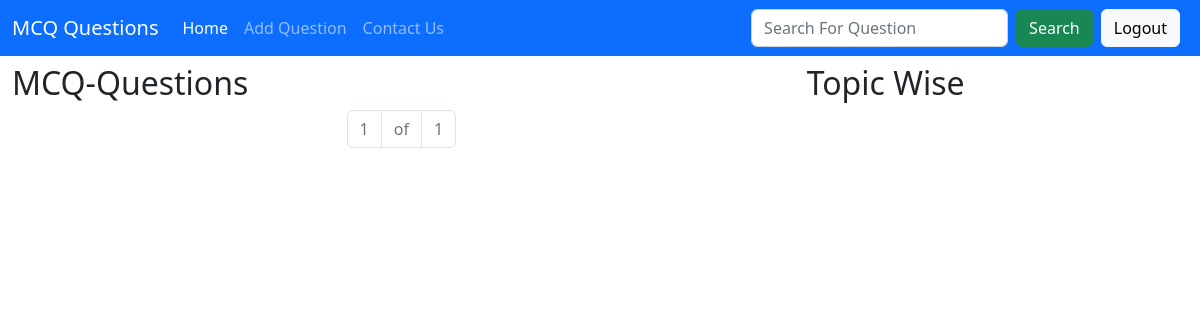
/home/ (signed in), run on an earlier commit of the app's database.
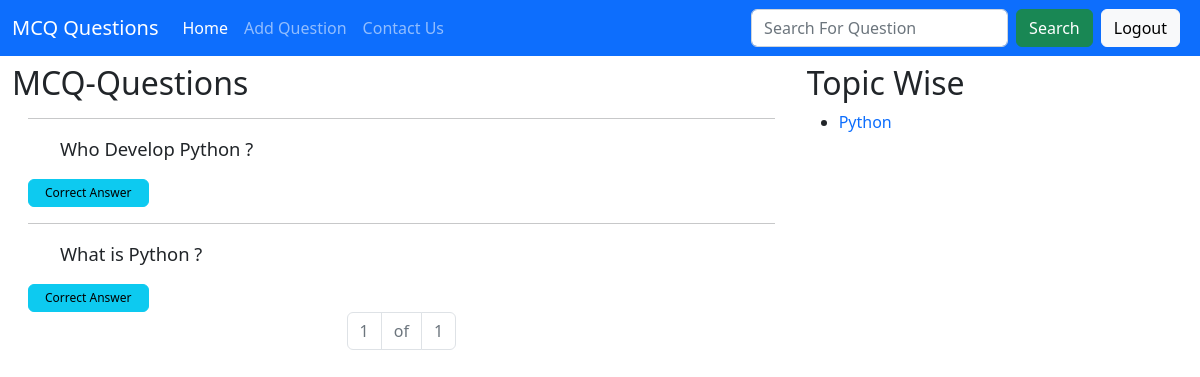
And on a later commit of the database.
### Application/models.py (models this page shows)
class McqQuestion(models.Model):
    user=models.ForeignKey(User,on_delete=models.CASCADE,related_name='user_question')
    topic=models.ForeignKey(Topic,on_delete=models.CASCADE,related_name='topic_question')
    question=models.TextField()
    def __str__(self):
        return self.question

class Topic(models.Model):
    user=models.ForeignKey(User,on_delete=models.CASCADE,related_name='user_mcq_topic',null=True)
    topic=models.CharField(max_length=100)
    def __str__(self):
        return self.topic

### Application/views.py (the view)
# urls.py: path('home/',views.home,name='home'),
@login_required
def home(request):
    topics=Topic.objects.all()
    p=Paginator(McqQuestion.objects.all().order_by('-id'),15)
    page=request.GET.get('page')
    ques=p.get_page(page)
    context={
        'topics':topics,
        'questions':ques
    }
    return render(request,'homepage.html',context)

### Application/templates/homepage.html (shortened to what this page needs)
{% extends 'base2.html' %}
{% block body %}
<div class="container-fluid mt-2">
  <div class="row g-3">
    <div class="col-sm-8">
      <h2>MCQ-Questions</h2>
      {% for question in questions %}
      <div class="px-3">
        <hr>
        <ul>
          <label for="">{{question}}</label>
        </ul>
        <button id="ansbtn{{question.id}}" onclick="myFunction(this.id)" class="btn btn-info btn-small px-3">Correct Answer</button>
      </div>
      {% endfor %}
      <nav aria-label="Page navigation example">
        <ul class="pagination justify-content-center">
          <li class="page-item disabled"><a class="page-link">{{questions.number}}</a></li>
          <li class="page-item disabled"><a class="page-link">of</a></li>
          <li class="page-item disabled"><a class="page-link">{{questions.paginator.num_pages}}</a></li>
        </ul>
      </nav>
    </div>
    <div class="col">
      <h2>Topic Wise</h2>
      <ul>
        {% for topic in topics %}
        <li><a class="topic_wise" href="{% url 'topicmcq' topic.id %}">{{topic}}</a></li>
        {% endfor %}
      </ul>
    </div>
  </div>
</div>
{% endblock body %}

### Application/templates/base2.html (shortened to what this page needs)
<!DOCTYPE html>
<html lang="en" dir="ltr">
  <head>
    {% load static %}
    <link href="https://cdn.jsdelivr.net/npm/bootstrap@5.2.1/dist/css/bootstrap.min.css" rel="stylesheet">
  </head>
  <body>
<nav class="navbar navbar-expand-lg navbar-dark bg-primary">
    <div class="container-fluid">
      <label class="navbar-brand" href="#">
        MCQ Questions
      </label>
        <div class="nav-bar collapse navbar-collapse" id="navbarSupportedContent">
        <ul class="navbar-nav me-auto mb-2 mb-lg-0">
            <li class="nav-item">
            <a class="nav-link" aria-current="page" href="{% url 'home' %}">Home</a>
            </li>
            <li class="nav-item">
              <a class="nav-link" aria-current="page" href="{% url 'add_mcq_question' %}">Add Question</a>
          </li>
            <li class="nav-item">
                <a class="nav-link" aria-current="page" href="{% url 'ContactUs' %}">Contact Us</a>
            </li>
        </ul>
        <form class="d-flex" role="search" method="post" action="{% url 'searching' %}">
          <input name="searched_data" class="form-control me-2" type="search" placeholder="Search For Question" aria-label="Search" required>
          <button class="btn btn-success" type="submit">Search</button>
        </form>
        {% if user.is_authenticated %}
        <a href="{% url 'signout' %}"><button class="btn btn-light mx-2" type="button" name="button">Logout</button></a>
        {% endif %}
      </div>
    </div>
    </nav>
    {% block body %}{% endblock body %}
  </body>
</html>

What changed in the data, as far as the page shows it:
added McqQuestion: question "Who Develop Python ?"
added McqQuestion: question "What is Python ?"
added Topic: topic "Python"
